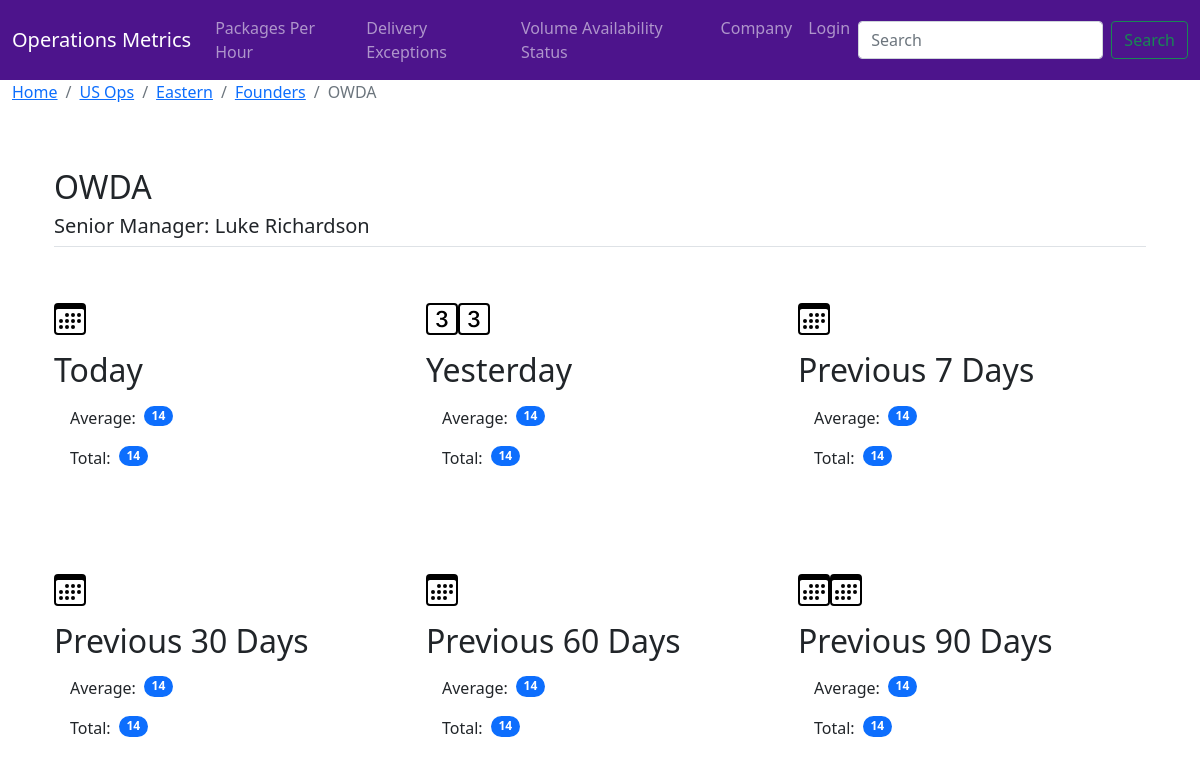
/location/11, run on the app's committed database.
### opMetrics/models.py (models this page shows, shortened)
class Location(models.Model):
    district = models.ForeignKey(District, on_delete=models.CASCADE, null=True)
    name = models.CharField(max_length=5, help_text='Enter the Location Name.')
    senior_Manager = models.CharField(max_length=25, help_text='Enter the Location Type.')
    Hub, Ramp, Station = 'Hub', 'Ramp', 'Station'
    typeChoices = [
        (Hub, 'Hub'), (Ramp, 'Ramp'), (Station, 'Station')
    ]
    type = models.CharField(
        max_length=10,
        choices=typeChoices,
        default=Hub,
    )
    Alabama       , Alaska        , Arizona        = 'AL', 'AK', 'AZ'
    Arkansas      , California    , Colorado       = 'AR', 'CA', 'CO'
    Connecticut   , Delaware      , Florida        = 'CT', 'DE', 'FL'
    Georgia       , Hawaii        , Idaho          = 'GA', 'HI', 'ID'
    Illinois      , Indiana       , Iowa           = 'IL', 'IN', 'IA'
    Kansas        , Kentucky      , Louisiana      = 'KS', 'KY', 'LA'
    Maine         , Maryland      , Massachusetts  = 'ME', 'MD', 'MA'
    Michigan      , Minnesota     , Mississippi    = 'MI', 'MN', 'MS'
    Missouri      , Montana       , Nebraska       = 'MO', 'MT', 'NE'
    Nevada        , New_Hampshire , New_Jersey     = 'NV', 'NH', 'NJ'
    New_Mexico    , New_York      , North_Carolina = 'NM', 'NY', 'NC'
    North_Dakota  , Ohio          , Oklahoma       = 'OR', 'PA', 'RI'
    Oregon        , Pennsylvania  , Rhode_Island   = 'OR', 'PA', 'RI'
    South_Carolina, South_Dakota  , Tennessee      = 'SC', 'SD', 'TN'
    Texas         , Utah          , Vermont        = 'TX', 'UT', 'VT'
    Virginia      , Washington    , West_Virginia  = 'VA', 'WA', 'WV'
    Wisconsin     , Wyoming                        = 'WI', 'WY'
    stateChoices = [
        (Alabama       , 'Alabama'       ), (Alaska       , 'Alaska'       ), (Arizona       , 'Arizona       '),
        (Arkansas      , 'Arkansas'      ), (California   , 'California'   ), (Colorado      , 'Colorado      '),
        (Connecticut   , 'Connecticut'   ), (Delaware     , 'Delaware'     ), (Florida       , 'Florida       '),
        (Georgia       , 'Georgia'       ), (Hawaii       , 'Hawaii'       ), (Idaho         , 'Idaho         '),
        (Illinois      , 'Illinois'      ), (Indiana      , 'Indiana'      ), (Iowa          , 'Iowa          '),
        (Kansas        , 'Kansas'        ), (Kentucky     , 'Kentucky'     ), (Louisiana     , 'Louisiana     '),
        (Maine         , 'Maine'         ), (Maryland     , 'Maryland'     ), (Massachusetts , 'Massachusetts '),
        (Michigan      , 'Michigan'      ), (Minnesota    , 'Minnesota'    ), (Mississippi   , 'Mississippi   '),
        (Missouri      , 'Missouri'      ), (Montana      , 'Montana'      ), (Nebraska      , 'Nebraska      '),
        (Nevada        , 'Nevada'        ), (New_Hampshire, 'New Hampshire'), (New_Jersey    , 'New Jersey    '),
        (New_Mexico    , 'New Mexico'    ), (New_York     , 'New York'     ), (North_Carolina, 'North Carolina'),
        (North_Dakota  , 'North Dakota'  ), (Ohio         , 'Ohio'         ), (Oklahoma      , 'Oklahoma      '),
        (Oregon        , 'Oregon'        ), (Pennsylvania , 'Pennsylvania' ), (Rhode_Island  , 'Rhode Island  '),
        (South_Carolina, 'South Carolina'), (South_Dakota , 'South Dakota' ), (Tennessee     , 'Tennessee     '),
        (Texas         , 'Texas'         ), (Utah         , 'Utah'         ), (Vermont       , 'Vermont       '),
        (Virginia      , 'Virginia'      ), (Washington   , 'Washington'   ), (West_Virginia , 'West Virginia '),
        (Wisconsin     , 'Wisconsin'     ), (Wyoming      , 'Wyoming'      )
    ]
    state = models.CharField(
        max_length=2,
        choices=stateChoices,
        default=Alabama
    )
    now = datetime.now()
    today = f"{now.strftime('%Y')}-{now.strftime('%m')}-{now.strftime('%d')}"
    def __str__(self):
        return self.name

class District(models.Model):
    region = models.ForeignKey(Region, on_delete=models.CASCADE, null=True, default='')
    name = models.CharField(max_length=15, help_text='Enter District Name.')
    def get_absolute_url(self):
        return reverse('district-detail', args=[str(self.id)])
    def __str__(self):
        return self.name

class Region(models.Model):
    division = models.ForeignKey(Division, on_delete=models.CASCADE, null=True)
    name = models.CharField(max_length=15, help_text='Region Name', default='')
    def get_absolute_url(self):
        return reverse('region-detail', args=[str(self.id)])
    def __str__(self):
        return self.name

class Division(models.Model):
    company = models.ForeignKey(Company, on_delete=models.CASCADE, null=True)
    name = models.CharField(max_length=10, help_text='Division Name')
    def get_absolute_url(self):
        return reverse('division-detail', args=[str(self.id)])
    def __str__(self):
        return self.name

### opMetrics/views.py (the view, shortened to what this page needs)
# urls.py: path('location/<int:pk>', views.LocationDetailView.as_view(), name='location-detail'),
class LocationDetailView(generic.DetailView):
    model = Location
    getToday()

### opMetrics/templates/opMetrics/location_detail.html (shortened to what this page needs)
{% extends 'opMetrics/base.html' %}
{% load static %}
{% block content %}
<main>
    <div class="container-fluid">
      <nav aria-label="breadcrumb">
        <ol class="breadcrumb">
          <li class="breadcrumb-item"><a href="{% url 'home' %}">Home</a></li>
          <li class="breadcrumb-item"><a href="{{ location.district.region.division.get_absolute_url }}">{{ location.district.region.division }}</a></li>
          <li class="breadcrumb-item"><a href="{{ location.district.region.get_absolute_url }}">{{ location.district.region }}</a></li>
          <li class="breadcrumb-item"><a href="{{ location.district.get_absolute_url }}">{{ location.district }}</a></li>
          <li class="breadcrumb-item active" aria-current="page">{{ location }}</li>
        </ol>
      </nav>
    </div>
<div class="container px-4 py-5" id="locationContainer">
<h2 class="">{{ location }}</h2>
<h5 class="pb-2 border-bottom">Senior Manager: {{ location.senior_Manager }}</h5>
<div class="row g-4 py-5 row-cols-1 row-cols-lg-3">
    <div class="feature col">
        <div class="feature-icon d-inline-flex align-items-center justify-content-center text-bg-primary bg-gradient fs-2 mb-3">
            <svg class="bi" width="1em" height="1em"><use xlink:href="#calendar3"/></svg>
        </div>
        <h3 class="fs-2">Today</h3>
        <ul class="list-group list-group-flush">
            <li class="list-group-item d-flex gap-2 align-items-start border-bottom-0">
                Average:
                <span class="badge bg-primary rounded-pill">14</span>
            </li>
            <li class="list-group-item d-flex gap-2 align-items-start">
                Total:
                <span class="badge bg-primary rounded-pill">14</span>
            </li>
        </ul>
    </div>
    <div class="feature col">
        <div class="feature-icon d-inline-flex align-items-center justify-content-center text-bg-primary bg-gradient fs-2 mb-3">
            <svg class="bi" width="1em" height="1em"><use xlink:href="#3-square"/></svg>
            <svg class="bi" width="1em" height="1em"><use xlink:href="#3-square"/></svg>
        </div>
        <h3 class="fs-2">Yesterday</h3>
        <ul class="list-group list-group-flush">
            <li class="list-group-item d-flex gap-2 align-items-start border-bottom-0">
                Average:
                <span class="badge bg-primary rounded-pill">14</span>
            </li>
            <li class="list-group-item d-flex gap-2 align-items-start">
                Total:
                <span class="badge bg-primary rounded-pill">14</span>
            </li>
        </ul>
    </div>
    <div class="feature col">
        <div class="feature-icon d-inline-flex align-items-center justify-content-center text-bg-primary bg-gradient fs-2 mb-3">
            <svg class="bi" width="1em" height="1em"><use xlink:href="#calendar3"/></svg>
        </div>
        <h3 class="fs-2">Previous 7 Days</h3>
        <ul class="list-group list-group-flush">
            <li class="list-group-item d-flex gap-2 align-items-start border-bottom-0">
                Average:
                <span class="badge bg-primary rounded-pill">14</span>
            </li>
            <li class="list-group-item d-flex gap-2 align-items-start">
                Total:
                <span class="badge bg-primary rounded-pill">14</span>
            </li>
        </ul>
    </div>
</div>
    <div class="row g-4 py-5 row-cols-1 row-cols-lg-3">
        <div class="feature col">
            <div class="feature-icon d-inline-flex align-items-center justify-content-center text-bg-primary bg-gradient fs-2 mb-3">
                <svg class="bi" width="1em" height="1em"><use xlink:href="#calendar3"/></svg>
            </div>
            <h3 class="fs-2">Previous 30 Days</h3>
            <ul class="list-group list-group-flush">
                <li class="list-group-item d-flex gap-2 align-items-start border-bottom-0">
                    Average:
                    <span class="badge bg-primary rounded-pill">14</span>
                </li>
                <li class="list-group-item d-flex gap-2 align-items-start">
                    Total:
                    <span class="badge bg-primary rounded-pill">14</span>
                </li>
            </ul>
        </div>
        <div class="feature col">
            <div class="feature-icon d-inline-flex align-items-center justify-content-center text-bg-primary bg-gradient fs-2 mb-3">
                <svg class="bi" width="1em" height="1em"><use xlink:href="#calendar3"/></svg>
            </div>
            <h3 class="fs-2">Previous 60 Days</h3>
            <ul class="list-group list-group-flush">
                <li class="list-group-item d-flex gap-2 align-items-start border-bottom-0">
                    Average:
                    <span class="badge bg-primary rounded-pill">14</span>
                </li>
                <li class="list-group-item d-flex gap-2 align-items-start">
                    Total:
                    <span class="badge bg-primary rounded-pill">14</span>
                </li>
            </ul>
        </div>
        <div class="feature col">
            <div class="feature-icon d-inline-flex align-items-center justify-content-center text-bg-primary bg-gradient fs-2 mb-3">
                <svg class="bi" width="1em" height="1em"><use xlink:href="#calendar3"/></svg>
                <svg class="bi" width="1em" height="1em"><use xlink:href="#calendar3"/></svg>
            </div>
            <h3 class="fs-2">Previous 90 Days</h3>
            <ul class="list-group list-group-flush">
                <li class="list-group-item d-flex gap-2 align-items-start border-bottom-0">
                    Average:
                    <span class="badge bg-primary rounded-pill">14</span>
                </li>
                <li class="list-group-item d-flex gap-2 align-items-start">
                    Total:
                    <span class="badge bg-primary rounded-pill">14</span>
                </li>
            </ul>
        </div>
</div>
{% endblock %}

### data on the page
Location: district.region.division "US Ops", district.region "Eastern", district "Founders", name "OWDA", senior_Manager "Luke Richardson"
